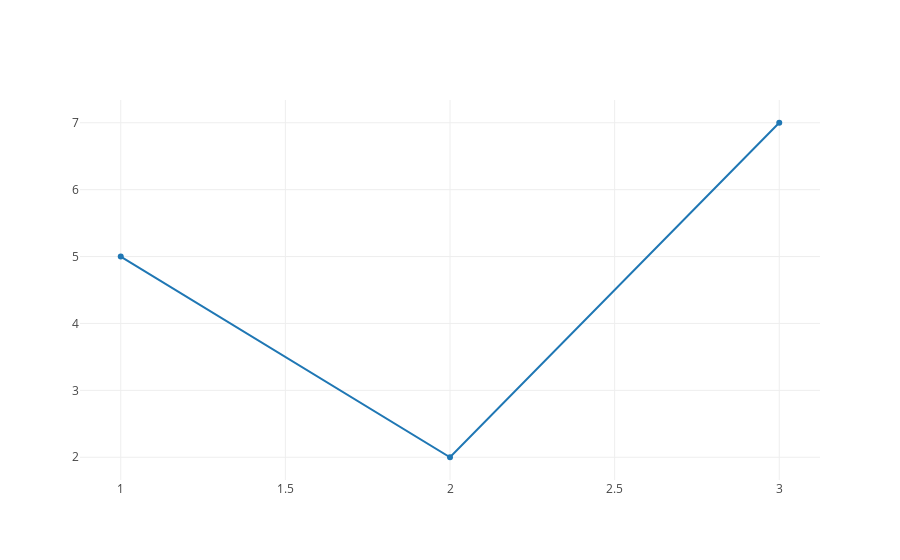

Here is the notebook cell this chart was saved with:
### Code cell
from plotly.offline import init_notebook_mode, iplot
init_notebook_mode(True)
iplot([{'x': [1, 2, 3], 'y': [5, 2, 7]}])

### Figure 1 — Plotly figure (JSON) as saved in the notebook; plotly's stock layout.template omitted (floating-point values rounded to 4 significant figures)
{"data": [{"uid": "1394e6", "x": [1, 2, 3], "y": [5, 2, 7]}], "layout": {"autosize": true, "hovermode": "x", "xaxis": {"autorange": true, "range": [0.8815, 3.118], "showspikes": false, "type": "linear"}, "yaxis": {"autorange": true, "range": [1.639, 7.361], "showspikes": false, "type": "linear"}}}
